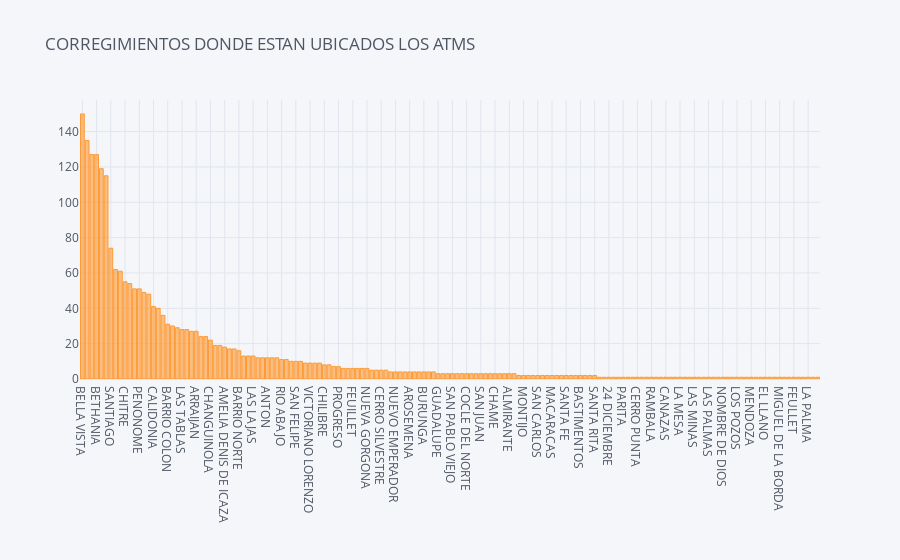

The notebook cell saved with this chart:
### Code cell
# corregimientos atms
corregimiento = atm['corregimiento'].value_counts()
corregimiento.iplot(kind="bar",title='CORREGIMIENTOS DONDE ESTAN UBICADOS LOS ATMS',size=15)

### Figure 1 — Plotly figure (JSON) as saved in the notebook; plotly's stock layout.template omitted (floating-point values rounded to 4 significant figures; data arrays with more than 128 entries replaced by an {"elided": "..."} marker saying what was removed)
{"data": [{"marker": {"color": "rgba(255, 153, 51, 0.6)", "line": {"color": "rgba(255, 153, 51, 1.0)", "width": 1}}, "name": "corregimiento", "orientation": "v", "text": "", "type": "bar", "x": {"elided": "156 str values"}, "y": {"elided": "156 int values"}}], "layout": {"legend": {"bgcolor": "#F5F6F9", "font": {"color": "#4D5663"}}, "paper_bgcolor": "#F5F6F9", "plot_bgcolor": "#F5F6F9", "title": {"font": {"color": "#4D5663"}, "text": "CORREGIMIENTOS DONDE ESTAN UBICADOS LOS ATMS"}, "xaxis": {"gridcolor": "#E1E5ED", "showgrid": true, "tickfont": {"color": "#4D5663"}, "title": {"font": {"color": "#4D5663"}, "text": ""}, "zerolinecolor": "#E1E5ED"}, "yaxis": {"gridcolor": "#E1E5ED", "showgrid": true, "tickfont": {"color": "#4D5663"}, "title": {"font": {"color": "#4D5663"}, "text": ""}, "zerolinecolor": "#E1E5ED"}}}
